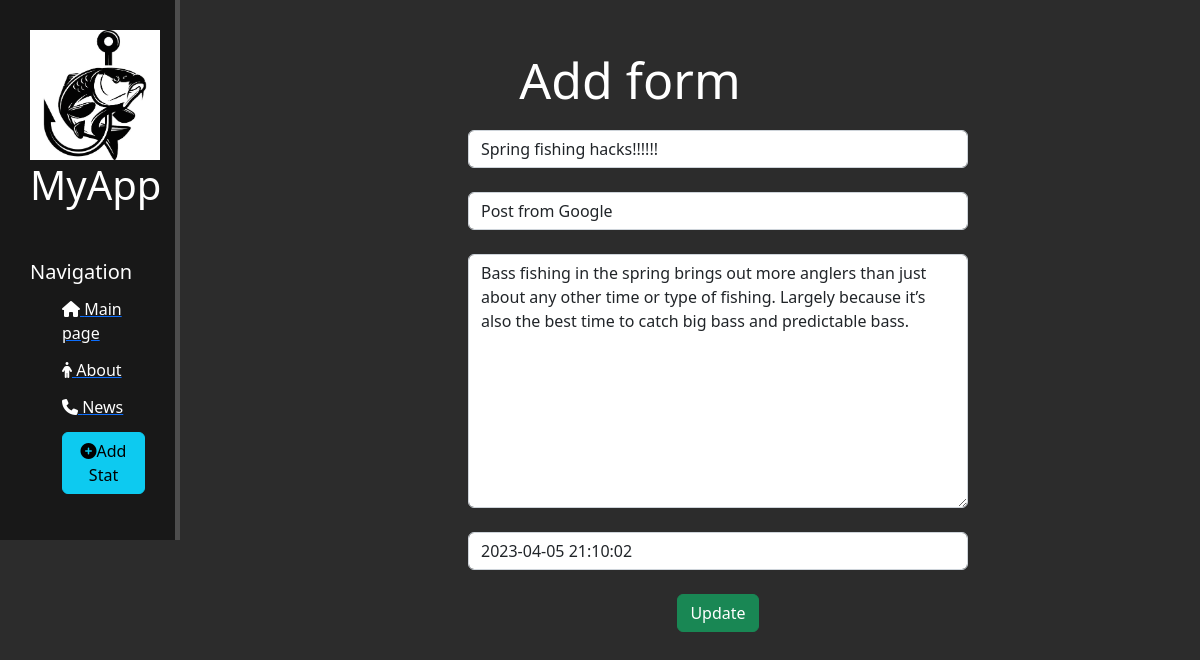
The page /news/10/update on the database its author committed.
### news/models.py (models this page shows, shortened)
class Articles(models.Model):
    title = models.CharField('Name', max_length=50)
    intro = models.CharField('Intro', max_length=250)
    full_text = models.TextField('Stat')
    date = models.DateTimeField('Data of publication')

### news/views.py (the view)
# urls.py: path('<int:pk>/update', views.NewsUpdateView.as_view(), name='news-update'),
class NewsUpdateView(UpdateView):
    model = Articles
    template_name = 'news/news_update.html'
    form_class = ArticlesForm

### news/forms.py
class ArticlesForm(ModelForm):
    class Meta:
        model = Articles
        fields = ['title', 'intro', 'full_text', 'date']
        widgets = {
            'title': TextInput(attrs={
                'class': 'form-control',
                'placeholder': 'Name of stat'
            }),
            'intro': TextInput(attrs={
                'class': 'form-control',
                'placeholder': 'Intro'
            }),
            'date': DateTimeInput(attrs={
                'class': 'form-control',
                'placeholder': 'Date of pub'
            }),
            'full_text': Textarea(attrs={
                'class': 'form-control',
                'placeholder': 'Text of stat'
            })
        }

### news/templates/news/news_update.html (shortened to what this page needs)
{% extends 'app/layout.html' %}
{% block content%}
   <div class="features">
      <h1>Add form</h1>
       <form method="post">
           {{ form.title }}<br>
           {{ form.intro }}<br>
           {{ form.full_text }}<br>
           {{ form.date }}<br>
           <button class="btn btn-success" type="submit">Update</button>
       </form>
   </div>
{% endblock %}

### app/static/app/css/main.css (style rules this page uses)
body { background: #2c2c2c; }
main .features { float: left; color: #fff; margin-top: 50px; text-align: center; width: 75%; }
main .features h1 { font-size: 50px; }
form { margin-left: 32%; width: 500px; margin-top: 20px; }

### rows shown on the page
Articles: title "Spring fishing hacks!!!!!!", intro "Post from Google", full_text "Bass fishing in the spring brings out more anglers than just about any other time or type of fishing. Largely because it’s also the best time to catch big bass and predictable bass.", date "2023-04-05 21:10:02"
